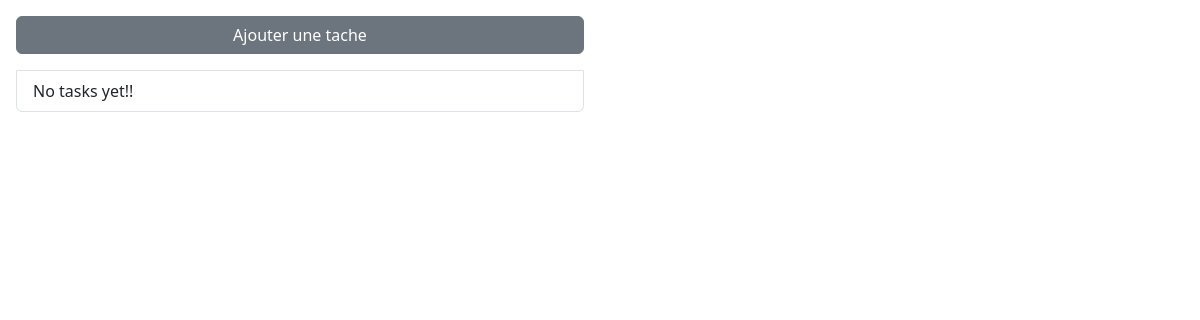
Before: / with the older database file.
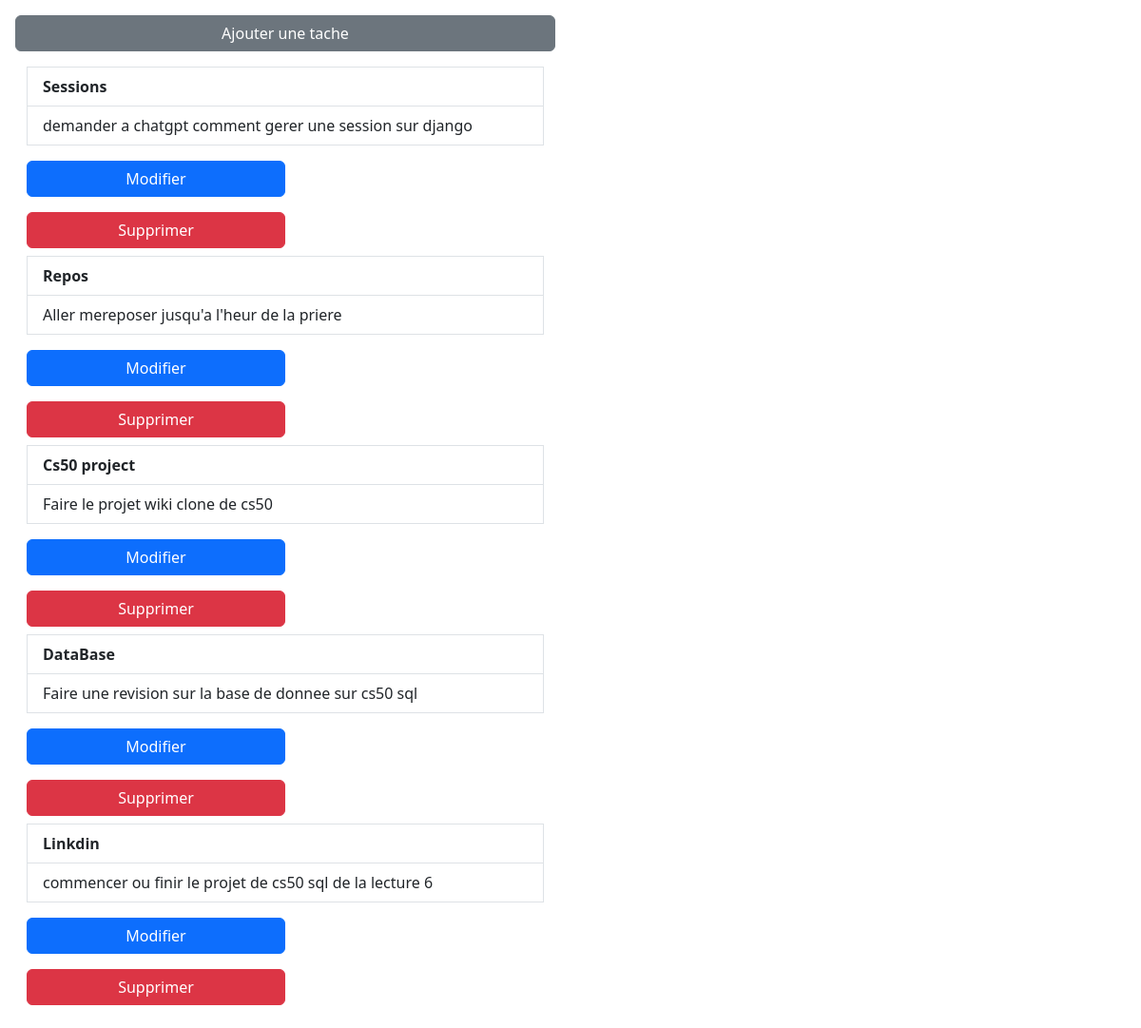
After: the same page with the newer database file.
### tasks/models.py (models this page shows, shortened)
class TaskTodo(models.Model):
    title = models.CharField(max_length=30)
    description = models.CharField(max_length=100)

### tasks/views.py (the view)
# urls.py: path("", views.index, name="index"),
def index(request):
   tasks = TaskTodo.objects.all()
   return render(request, "tasks/index.html", {
      "tasks": tasks
   })

### tasks/templates/tasks/index.html
{% extends "layout.html" %}
{% block content %}
    <div class="w-50 p-3  bottom-50 end-50">
        <ul class="list-group">
                <a class="btn btn-secondary mb-3" href="{% url 'add' %}" role="button"> Ajouter une tache</a>
                {% for task in tasks %}
                    <div class="container">
                        <li class="list-group-item"><strong>{{ task.title }}</strong></li>
                        <p class="list-group-item">{{ task.description }}</p>
                        <div>
                            <a class="btn btn-primary mb-3 w-50" href="{% url 'update' task.id %}" role="button">Modifier</a>
                            <a class="btn btn-danger mb-2 w-50" href="{% url 'delete' task.id %}" role="button">Supprimer</a>
                        </div>
                    </div>
                {% empty %}
                    <li class="list-group-item">No tasks yet!!</li>
                {% endfor %}
        </ul>
    </div>
{% endblock %}

### tasks/templates/layout.html (shortened to what this page needs)
<!DOCTYPE html>
<html lang="en">
<head>
    <link href="https://cdn.jsdelivr.net/npm/bootstrap@5.3.8/dist/css/bootstrap.min.css" rel="stylesheet">
</head>
<body>
    {% block content %}
    {% endblock %}
</body>
</html>

Changed rows visible on the page:
added TaskTodo: title "Sessions", description "demander a chatgpt comment gerer une session sur django"
added TaskTodo: title "Repos", description "Aller mereposer jusqu'a l'heur de la priere"
added TaskTodo: title "Cs50 project", description "Faire le projet wiki clone de cs50"
added TaskTodo: title "DataBase", description "Faire une revision sur la base de donnee sur cs50 sql"
added TaskTodo: title "Linkdin", description "commencer ou finir le projet de cs50 sql de la lecture 6"
Other visible differences:
text no longer shown: "No tasks yet!!"
